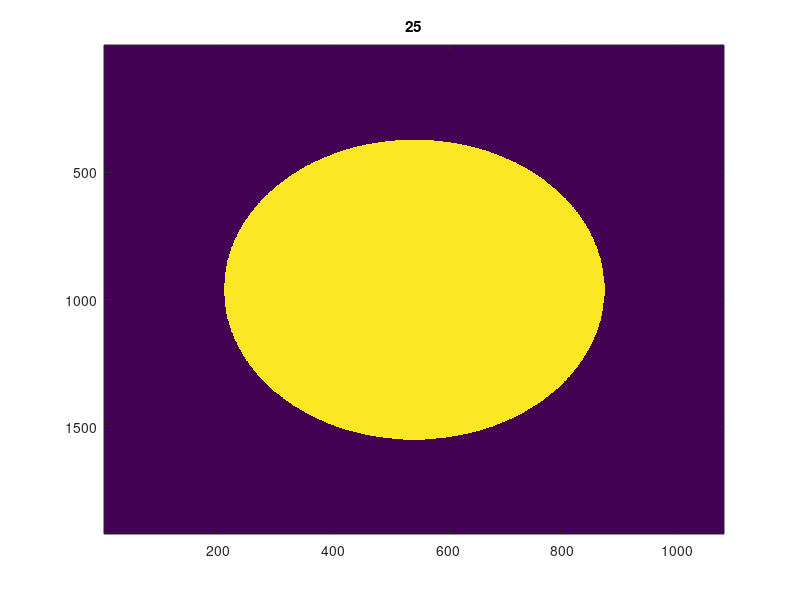

MATLAB code to generate this figure: (Note: this script raises an error after producing the figure.)
resolutionScale = 1; % The demagnification scale of tubelens and objective. f_tube/f_objective
lambda = 0.532e-6;  % Wavelength
focal_SLM = 0.25; % focal length of the lens after slm.
psSLM = 8e-6;      % Pixel Size (resolution) at the scattered 3D region
Nx = 1920;       % Number of pixels in X direction
Ny = 1080;       % Number of pixels in Y direction


psXHolograph = lambda * focal_SLM/ psSLM / resolutionScale / Nx;      % Pixel Size (resolution) at the scattered 3D region
psYHolograph = lambda * focal_SLM/ psSLM / resolutionScale / Ny;      % Pixel Size (resolution) at the scattered 3D region

useGPU = 1;     % Use GPU to accelerate computation. Effective when Nx, Ny is large (e.g. 600*800).

std = Nx/8;
backAperture = 0.4;
z = [-100 : 2: 100] * 0.5e-4 ;   % Depth level requested in 3D region.
nfocus = floor(numel(z)/2) + 1;                % z(nfocus) denotes the depth of the focal plane.
thresholdh = 3e8;          % Intensity required to activate neuron.
thresholdl = 0;             % Intensity required to not to activate neuron.

%% Compute NA
cx=floor(Nx/2)+1;cy=floor(Ny/2)+1;
[us, vs]=ndgrid([1:Nx]-cx,[1:Ny]-cy);

masks = zeros(Nx, Ny, numel(z));
edge = 25;
r = z(end-edge) - z(edge);
dis = (us * psXHolograph).^2 + (vs * psYHolograph).^2;
figure()
for i = edge:numel(z)-edge
    masks(:,:,i) = 1 * (((z(i)- z(edge))^2 + dis) < r^2);
    imagesc(masks(:,:,i));title(int2str(i))
    pause(0.1)
end

save('half_sphere_mask.mat', 'masks')